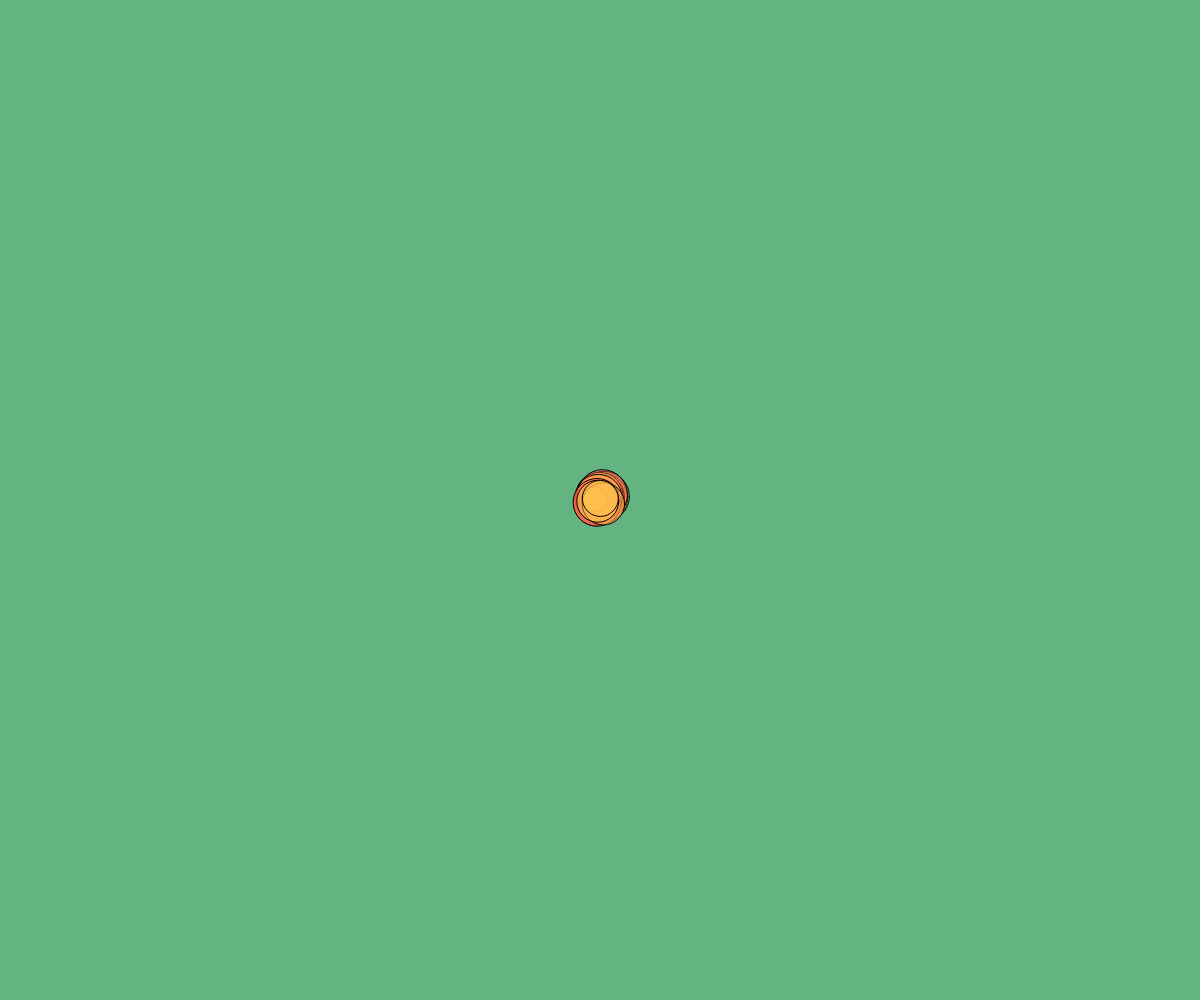
Frame 1 (no input)
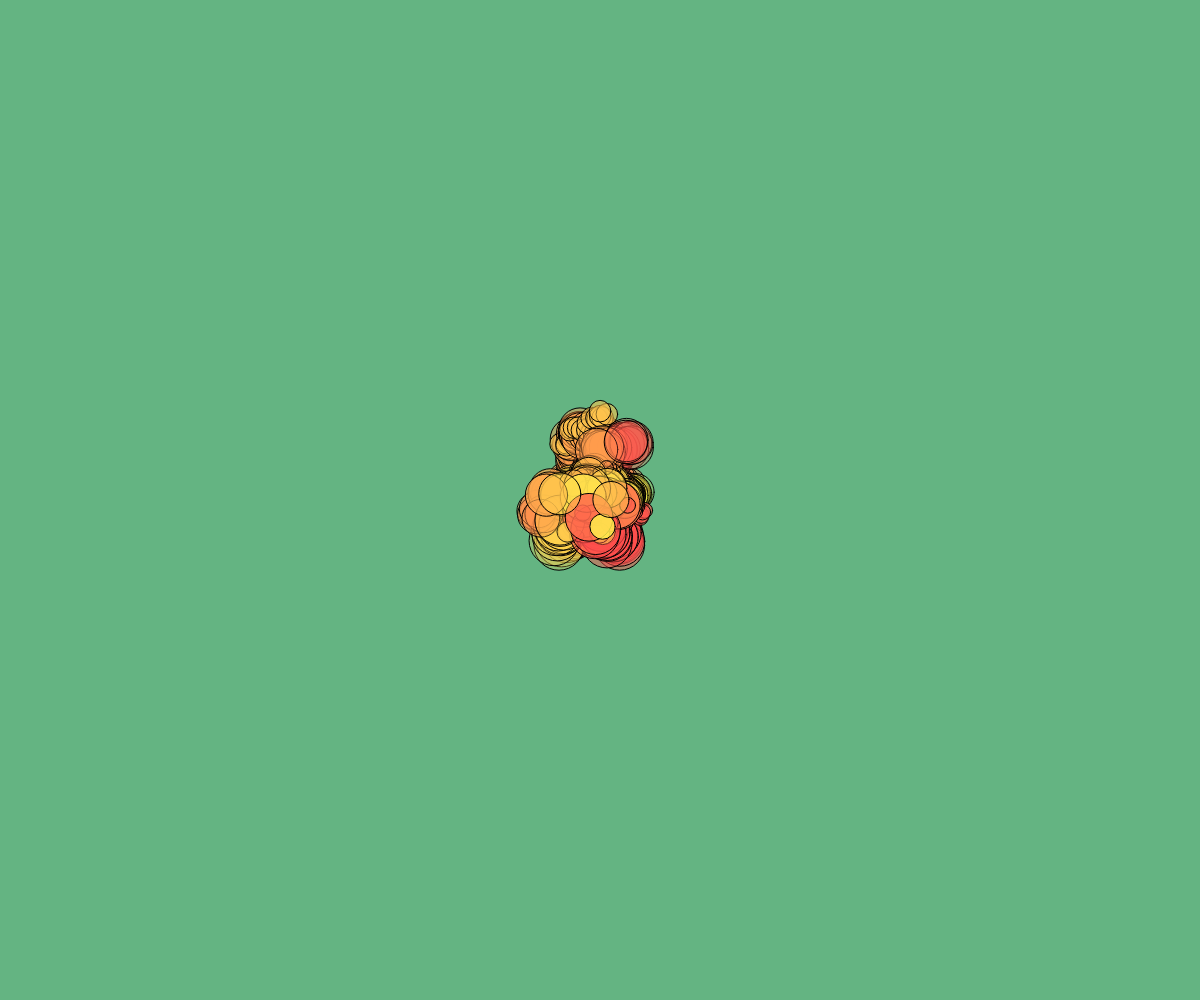
Frame 60 (no input)
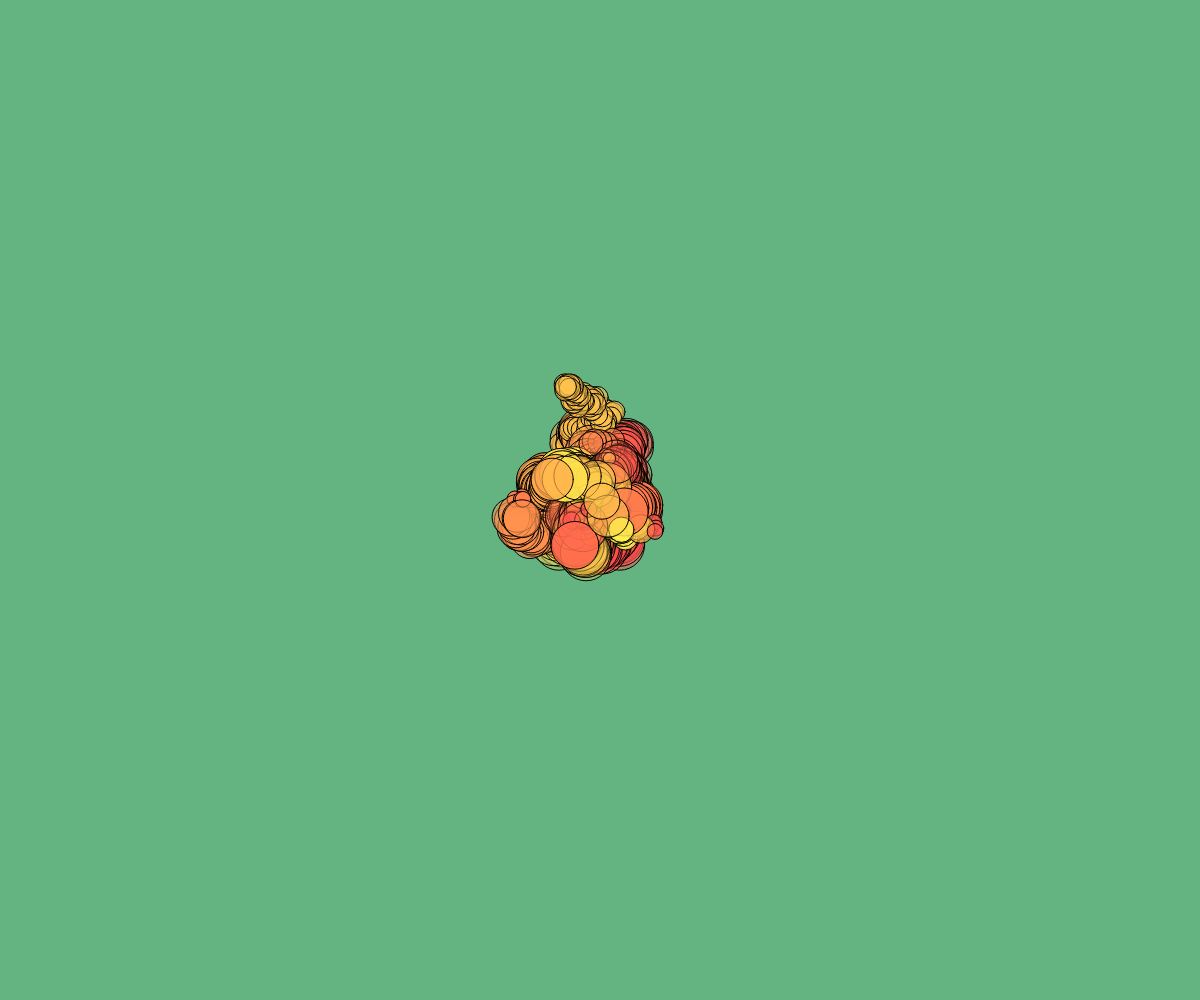
Frame 120 (the mouse pressed at the canvas centre since frame 60)

The p5.js sketch that drew these frames (run headless with seeded random() and noise() and a simulated clock; from frame 60 on, the mouse is pressed at the canvas centre):

// p5.js sketch
// ── sketch.js
// drunk walk

// let harry; // this is a variable to store my object
// let samantha; // this will store another object

let drunks = []; // square brackets indicate I'm making an array
let drunkAmount = 50;

// an array is a variable that contains multiple variables
// each individual variable can be accessed using an 
// index number that is fed into the square brackets
// like so: drunk[5] would give me the 6th drunk in the list

function setup() {
  createCanvas(windowWidth, windowHeight);
  background(100,180,130);
  x=width/2;
  y=height/2;
  colorMode(HSB);

  for (let i=0;i<drunkAmount;i++){
    let drunkD = random(10,50); // diameters from 10 to 100
    let drunkSpeed = random(1,7); // speeds from 1 to 7
    let drunkHue = random(0,60); // hues from 0 to 60
    drunks[i] = new Drunk(width/2,height/2,drunkD,drunkSpeed,drunkHue);
  }

  // harry = new Drunk(width/2,height/2,30,3,180);
  // samantha = new Drunk(width/2,height/2,20,5,20);
}

function draw() {
  for (let i=0; i<drunks.length;i++){
    drunks[i].move();
    drunks[i].drawDrunk();
  }

}

// function draw() {
//   harry.move(); // drunk object move method
//   harry.drawDrunk(); // drunk object draw method
//   samantha.move();
//   samantha.drawDrunk();
// }

// function draw() {
// // METHOD 1: MOVE THE DRUNK
//   x = x+random(-speed,speed);
//   y = y+random(-speed,speed);
// // METHOD 2: DRAW THE DRUNK
//   fill(hue,70,100,opacity);
//   circle(x,y,d);

// drawDrunk(9,10,100);
  
// }

// // making your own function
// function drawDrunk(drunkSpeed,drunkHue,drunkDiameter) {
//   x = x+random(-drunkSpeed,drunkSpeed);
//   y = y+random(-drunkSpeed,drunkSpeed);
//   fill(drunkHue, 70,100,opacity);
//   circle(x,y,drunkDiameter);
// }

class Drunk{ // class declares a new type of object
  constructor(x,y,diameter,speed,hue){
    this.x=x;
    this.y=y;
    this.diameter=diameter;
    this.speed=speed;
    this.hue=hue;
    this.opacity=random(0,1); // you can also initialize variables here
  }

  move(){
  // when you're in a class, you can declare functions or 
  // methods like this
  this.x = this.x+random(-this.speed,this.speed);
  this.y = this.y+random(-this.speed,this.speed);
  }

  drawDrunk(){
    fill(this.hue,70,100,this.opacity);
    circle(this.x,this.y,this.diameter);
  }

}
